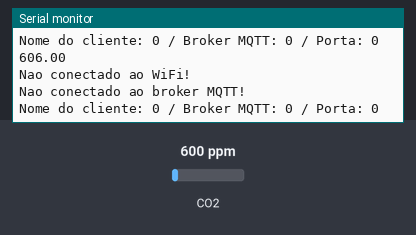
A sketch run on a simulated ESP8266 (NodeMCU). Parts: the last lines printed to the serial monitor. The test bench sets the inputs (shaded band); at power-on: CO2 600 ppm. No MQTT or app messages arrive unless stated.

Above: at 1.2 s.
1.3 s: CO2 set to 452 ppm
At 1.3 s:
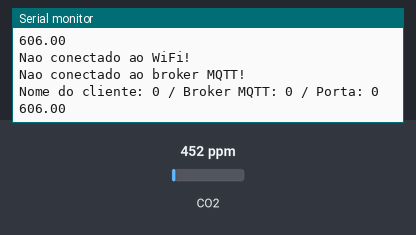
3.7 s: CO2 set to 1050 ppm
At 5.3 s:
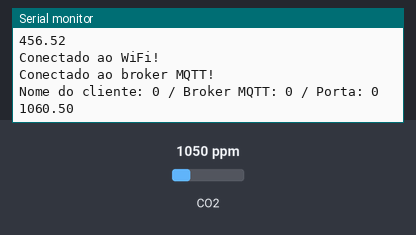
Timing chart, 0 to 6.8 s (numbered marks = the images above; inputs shaded):
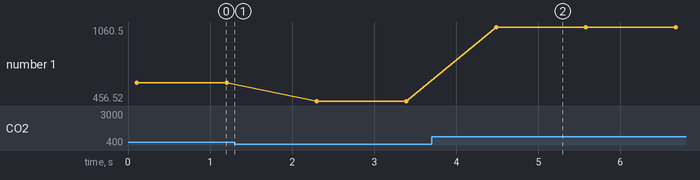

Measured:
- after the input at 3.7 s, the serial monitor: prints a new line after 0.79 s (image 2)
- plotted number 1: 606 → 456.52 after the input at 1.3 s, 456.52 → 1060.5 after the input at 3.7 s

The sketch:

Codigo_sensor.ino
```cpp
#include <ESP8266WiFi.h>
#include <EspMQTTClient.h>
#include "MQ135.h"

//Definicoes e constantes
char SSIDName[] = "SUELI_61 - 2.4G"; //nome da rede WiFi
char SSIDPass[] = "@c3ssando3"; //senha da rede WiFI

char BrokerURL[] = "broker.hivemq.com"; //URL do broker MQTT
char BrokerUserName[] = ""; //nome do usuario para autenticar no broker MQTT
char BrokerPassword[] = ""; //senha para autenticar no broker MQTT
char MQTTClientName[] = "mqtt-mack-pub"; //nome do cliente MQTT
int BrokerPort = 1883; //porta do broker MQTT

String TopicoPrefixo = "TESTMACK1165744"; //prefixo do topico
String Topico_01 = TopicoPrefixo+"/CO2"; //nome do topico 01


EspMQTTClient clienteMQTT(SSIDName, SSIDPass, BrokerURL, BrokerUserName, BrokerPassword, MQTTClientName, BrokerPort); //inicializa o cliente MQTT

MQ135 gasSensor = MQ135(A0, 218);

//Este prototipo de funcao deve estar sempre presente
void onConnectionEstablished() {
}


void setup() {

  Serial.begin(9600);
  clienteMQTT.enableDebuggingMessages(); //habilita mensagens de debug no monitor serial

}

void loop() {

  //clienteMQTT.enableMQTTPersistence(); //estabelece uma conexao persistente
  clienteMQTT.loop(); //funcao necessaria para manter a conexao com o broker MQTT ativa e coletar as mensagens recebidas

  if (clienteMQTT.isWifiConnected() == 1) {
    Serial.println("Conectado ao WiFi!");
  } else {
    Serial.println("Nao conectado ao WiFi!");
  }

  if (clienteMQTT.isMqttConnected() == 1) {
    Serial.println("Conectado ao broker MQTT!");
  } else {
    Serial.println("Nao conectado ao broker MQTT!");
  }

  Serial.println("Nome do cliente: " + String(clienteMQTT.getMqttClientName())
    + " / Broker MQTT: " + String(clienteMQTT.getMqttServerIp())
    + " / Porta: " + String(clienteMQTT.getMqttServerPort())
  );

  float avg = 0;
  for (int i = 0; i <= 100; i++) {
    float air_quality = gasSensor.getPPM();
    avg += air_quality;
    }
  avg = avg/100;
  Serial.println(avg);

  clienteMQTT.publish(Topico_01, String(avg, 2)); //funcao para publicar os dados no broker MQTT


  delay(1000);

}
```
